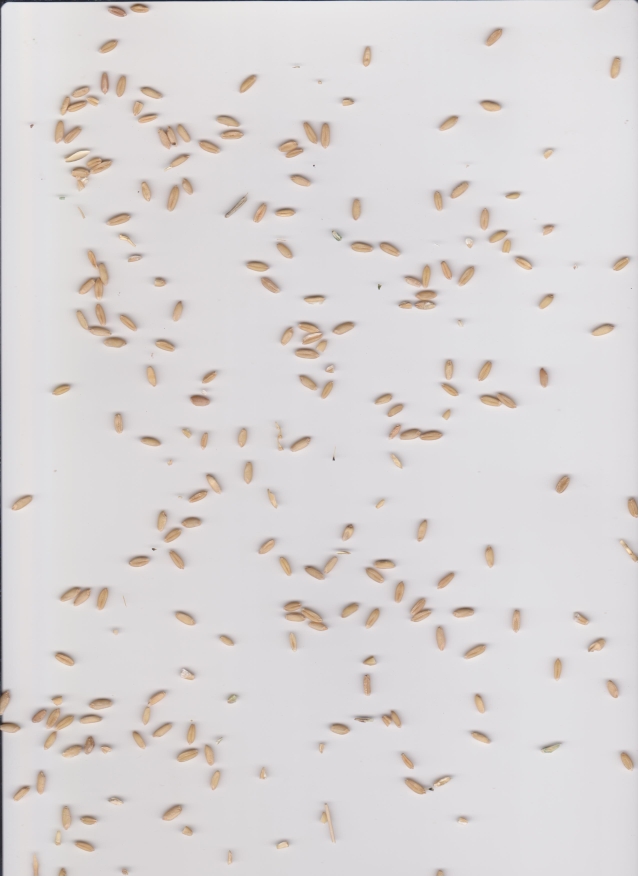
#> input picture data/4_2.jpg, 2550 x 3501 px (shown at 1/4 size)
$ jupyter execute test.ipynb
#> lines starting #> are read from the running program, lines starting #| are printed output that depends on the picture; after the words box and inside, x2 and y2 are one past the last pixel; in counts of white or black regions, pixels touching at a corner belong together
[cell 1]
import cv2 as cv
import numpy as np
import matplotlib.pyplot as plt

[cell 2]
image = cv.imread('../data/4_2.jpg')
#> image is the input picture: shape (3501, 2550, 3); mean B, G, R 214.7, 214.5, 218.4
# image = cv.resize(image, (745, 1024))

[cell 3]
image.shape

[cell 4]
cv.imshow('image', image)
cv.waitKey(500000)
cv.destroyAllWindows()

[cell 5]
hsi_image = cv.cvtColor(image, cv.COLOR_BGR2HSV_FULL)
#> hsi_image: shape (3501, 2550, 3); mean H, S, V 176, 7.7, 219.1
saturation_component = hsi_image[:, :, 1]
_, thresholdImage = cv.threshold(saturation_component, 30, 255, cv.THRESH_BINARY)
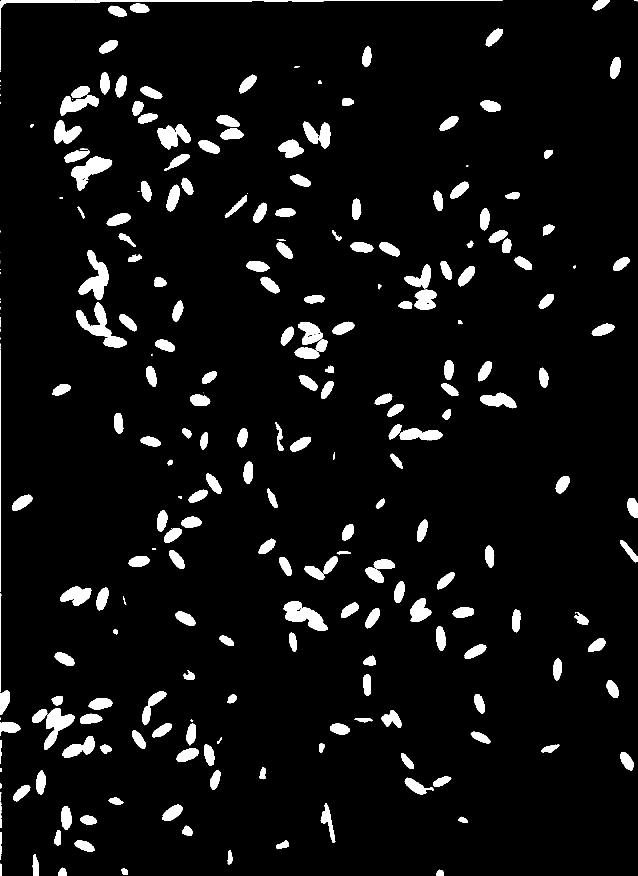
#> thresholdImage: shape (3501, 2550) (shown at 1/4 size); 5.8% white; 323 white regions (84 under 20 px), largest, box (x1, y1, x2, y2) and area: (305, 1209, 508, 1390) 11381, (0, 0, 2011, 112) 10461, (314, 1000, 435, 1200) 10313

grayImage = cv.cvtColor(image, cv.COLOR_BGR2GRAY)
grayImage = 255 - grayImage
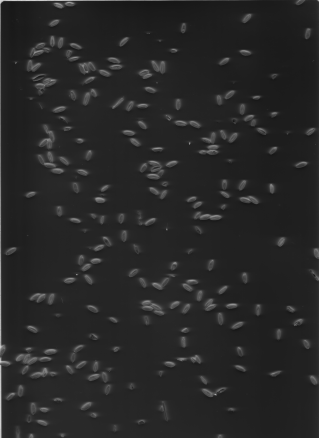
#> grayImage: shape (3501, 2550) (shown at 1/8 size); min 8, max 226, mean 39.3
_, thresholdImage = cv.threshold(grayImage, 50, 255, cv.THRESH_BINARY)
#> thresholdImage: shape (3501, 2550); 9.9% white; 327 white regions (136 under 20 px)

copyImage = image.copy()
numLabels, labels, stats, centroids = cv.connectedComponentsWithStats(thresholdImage, connectivity=8)
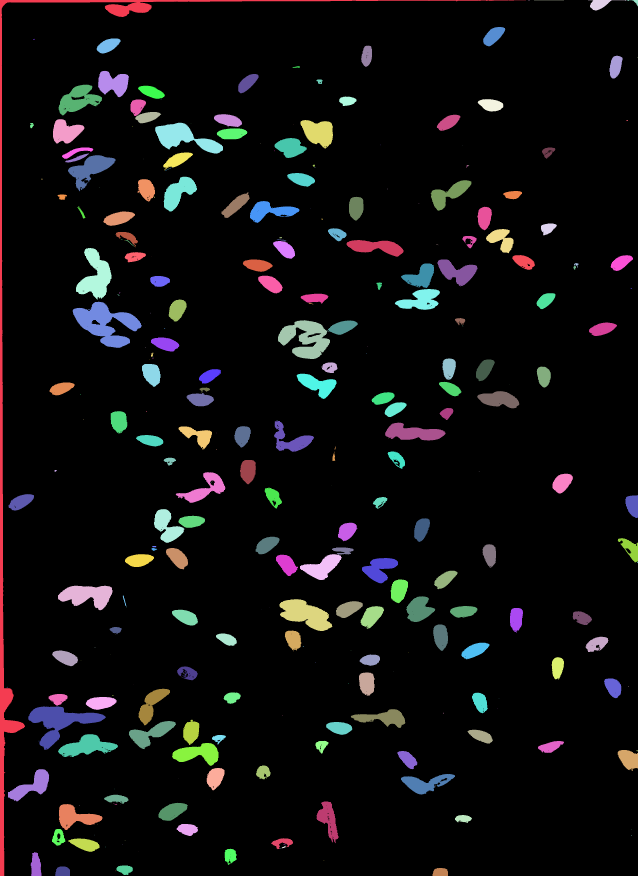
#> labels: shape (3501, 2550) int32 (shown at 1/4 size); 328 distinct labels, from 0 to 327; one colour per label, 0 black
#> numLabels = 328; stats = 328 rows, first 6: [7, 0, 2543, 3501, 8043086], [0, 0, 2104, 3501, 65132], [2112, 0, 8, 1, 8], [2136, 0, 120, 1, 120], [2352, 0, 155, 42, 2434], [2509, 0, 41, 25, 243]; centroids = 328 pairs, first value 28.38 to 2548.6, second value 0 to 3487.3

contours, _ = cv.findContours(thresholdImage, cv.RETR_EXTERNAL, cv.CHAIN_APPROX_SIMPLE)
#> contours = 324 contours, 139 with area under 20; largest, box (x1, y1, x2, y2) and area: (0, 0, 2104, 3501) 59266, (291, 1206, 568, 1391) 23888, (113, 2826, 424, 2999) 20194, (1112, 1281, 1320, 1436) 18617, (1118, 2397, 1330, 2524) 15482
cv.drawContours(copyImage, contours, -1, (255), thickness=cv.FILLED)
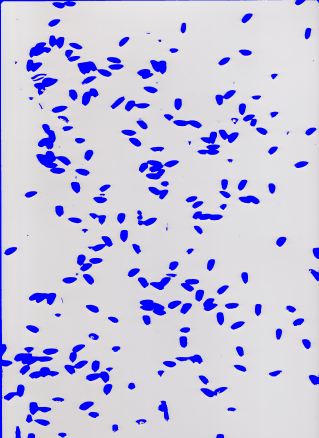
#> copyImage: shape (3501, 2550, 3) (shown at 1/8 size); mean B, G, R 224.5, 197.5, 199.6


# [4 lines of commented-out code are left out]

cv.imshow('image', image)
cv.imshow('grayImage', grayImage)
cv.imshow('saturation_component', saturation_component)
cv.imshow('copyImage', copyImage)
cv.imshow('thresholdImage',thresholdImage)
cv.waitKey(0)
cv.destroyAllWindows()

[cell 6]
len(contours)
#> Out = 324

[cell 7]
for i, contour in enumerate(contours):
    x, y, w, h = cv.boundingRect(contour)
    if w*h <10:
        continue
    # Crop the region of interest from the original image
    roi = image[y:y+h, x:x+w]

    # Create a transparent image of the same size as the contour
    transparent_img = np.zeros((h, w, 4), dtype=np.uint8)

    # Create a mask image with the contour filled with white color (255)
    mask = np.zeros((h, w), dtype=np.uint8)
    cv.drawContours(mask, [contour - (x, y)], 0, (255), -1)

    # Copy the cropped region of interest to the transparent image where the mask is white
    transparent_img[:, :, :3] = roi
    transparent_img[:, :, 3] = mask

    cv.imwrite(f"../data/objects/wheat/contour_{i+3600}.png", transparent_img)
#> this loop made 324 passes
#> (x, y, w, h) on passes 2 to 4: (1730, 3472, 62, 29), (221, 3466, 59, 35), (466, 3462, 65, 38)
#> pass 3, `roi = image[y:y+h, x:x+w]`:
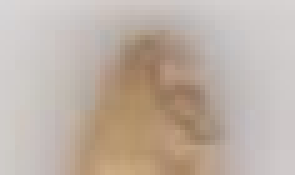
#> roi: shape (35, 59, 3) (shown 5 times larger); mean B, G, R 166, 177.1, 190.7
#> after the loop:
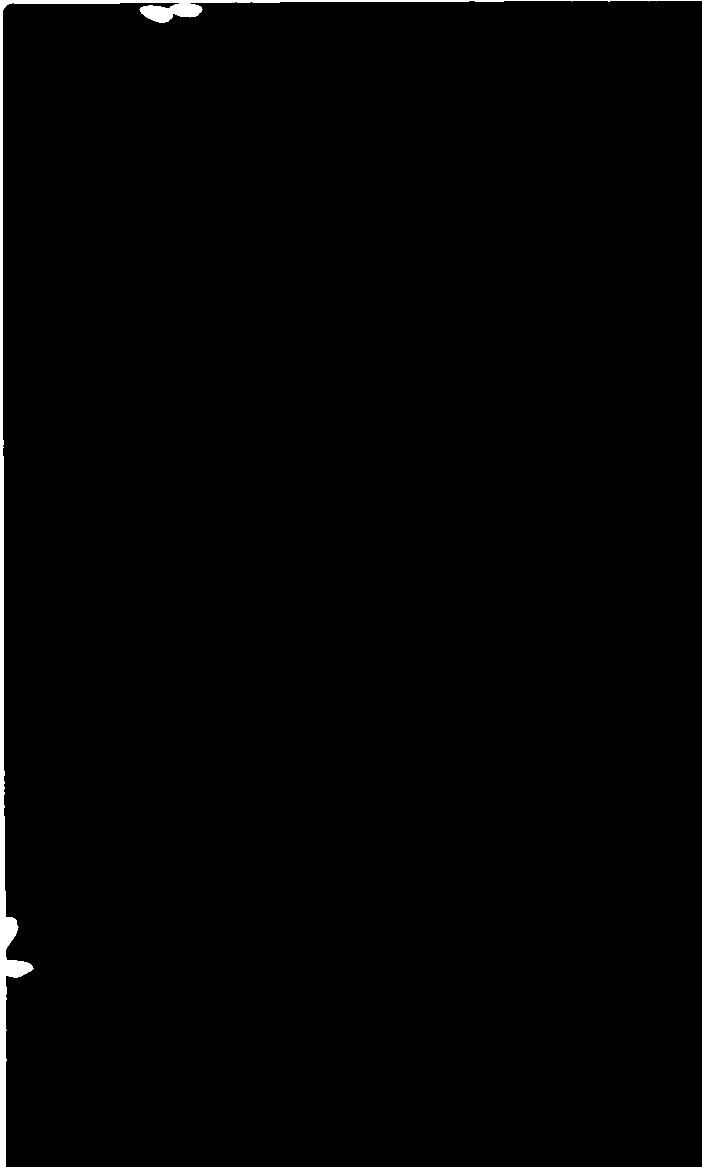
#> mask: shape (3501, 2104) (shown at 1/3 size); 0.88% white; 1 white region, box (x1, y1, x2, y2) and area: (0, 0, 2104, 3501) 65150
#> after the loop:
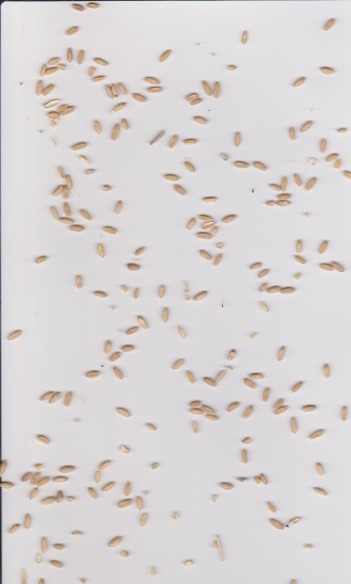
#> transparent_img: shape (3501, 2104, 4) (shown at 1/6 size); mean B, G, R, A 213, 213.2, 217.4, 2.3

[cell 8]
histogram_r = cv.calcHist([image], [0], None, [256], [0, 256])
#> histogram_r = 256 values, max 779201 at index 220, min 0 at index 0, mean 34873.2
histogram_g = cv.calcHist([image], [1], None, [256], [0, 256])
#> histogram_g = 256 values, max 1068233 at index 217, min 0 at index 0, mean 34873.2
histogram_b = cv.calcHist([image], [2], None, [256], [0, 256])
#> histogram_b = 256 values, max 1026061 at index 223, min 0 at index 0, mean 34873.2

# Plot histograms
plt.figure(figsize=(10, 6))
plt.title('Color Histogram')
plt.xlabel('Intensity')
plt.ylabel('Frequency')
plt.plot(histogram_r, color='red', label='Red')
plt.plot(histogram_g, color='green', label='Green')
plt.plot(histogram_b, color='blue', label='Blue')
plt.legend()
plt.grid()
plt.show()
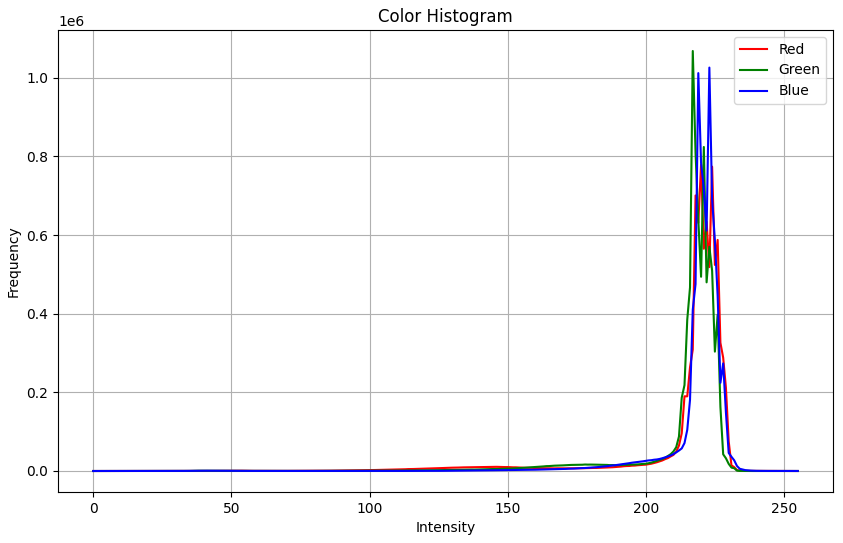
#> figure drawn by matplotlib, 1 panel; curve peaks at x = 220, y = 779201; curve peaks at x = 217, y = 1068233; curve peaks at x = 223, y = 1026061

$ run again, with data/1_1.jpg copied over data/4_2.jpg
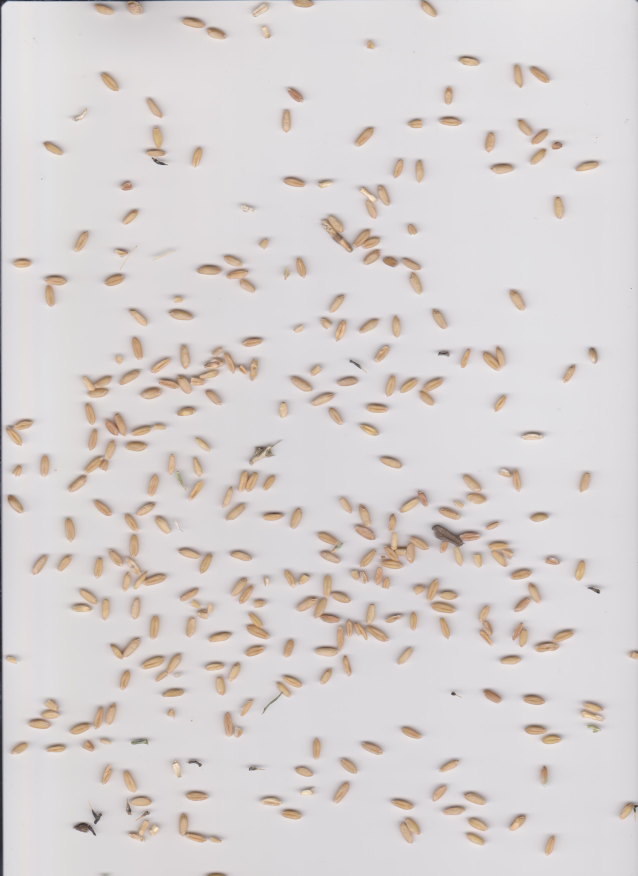
#> input picture data/1_1.jpg, 2550 x 3501 px (shown at 1/4 size)
#> image is the input picture: shape (3501, 2550, 3); mean B, G, R 210.2, 210.7, 215.9
#> hsi_image: shape (3501, 2550, 3); mean H, S, V 171.5, 10.2, 216.4
#> labels: shape (3501, 2550) int32; 333 distinct labels, from 0 to 332
#> numLabels = 333; stats = 333 rows, first 6: [8, 0, 2542, 3501, 7582989], [0, 0, 1384, 3501, 80824], [1432, 0, 56, 1, 56], [1643, 0, 8, 1, 8], [1662, 0, 94, 69, 3610], [2537, 0, 13, 14, 101]; centroids = 333 pairs, first value 14 to 2549, second value 0 to 3498
#> contours = 331 contours, 128 with area under 20; largest, box (x1, y1, x2, y2) and area: (1380, 2046, 2069, 2356) 79886, (0, 0, 1384, 3501) 75549, (1120, 2271, 1688, 2626) 62032, (620, 1379, 1048, 1576) 29746, (360, 2130, 683, 2366) 29696
#> `len(contours)`: Out = 331
#> the loop `for i, contour in enumerate(contours):` made 331 passes
#> (x, y, w, h) on passes 2 to 4: (392, 3488, 58, 13), (803, 3484, 121, 17), (45, 3394, 3, 3)
#> after the loop `for i, contour in enumerate(contours):`:
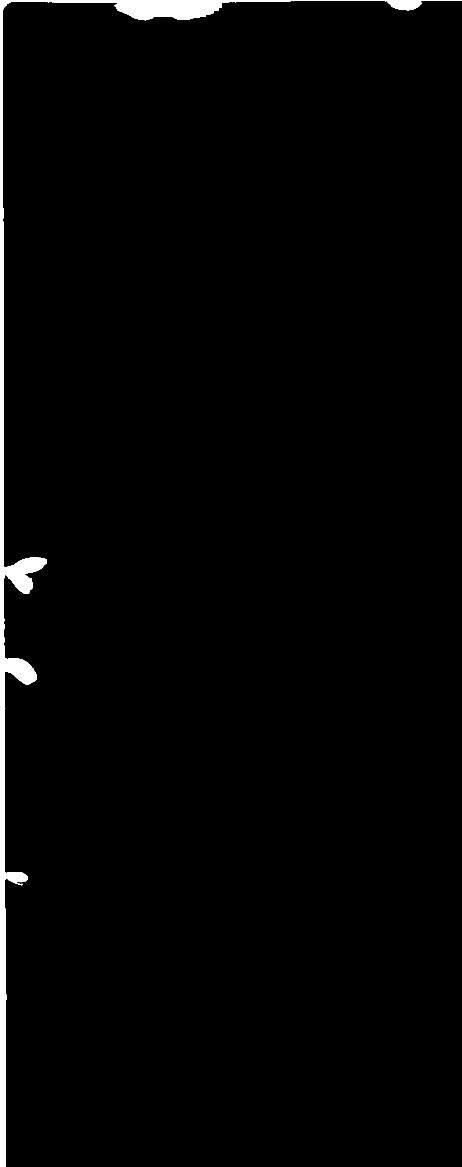
#> mask: shape (3501, 1384) (shown at 1/3 size); 1.7% white; 1 white region, box (x1, y1, x2, y2) and area: (0, 0, 1384, 3501) 80842
#> histogram_r = 256 values, max 855429 at index 222, min 0 at index 0, mean 34873.2
#> histogram_g = 256 values, max 851722 at index 221, min 0 at index 0, mean 34873.2
#> histogram_b = 256 values, max 946575 at index 223, min 0 at index 0, mean 34873.2
#> `plt.show()`:
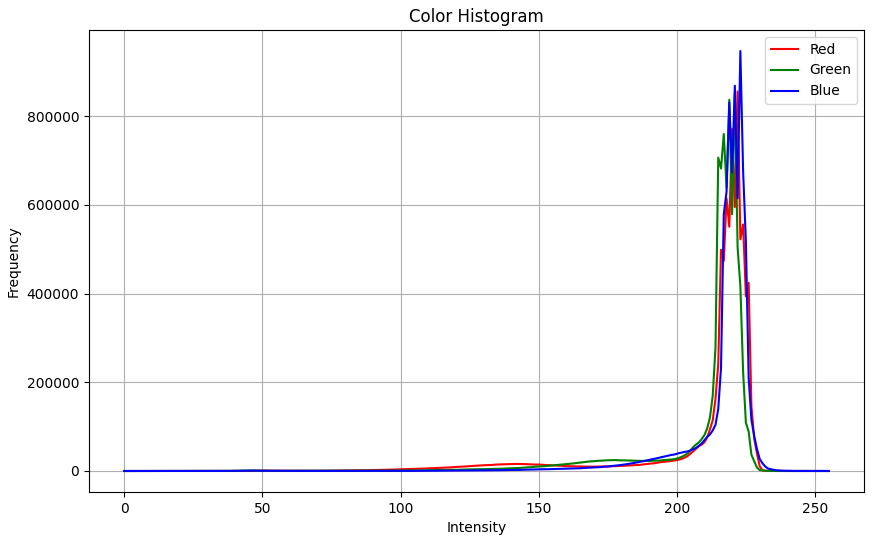
#> figure drawn by matplotlib, 1 panel; curve peaks at x = 222, y = 855429; curve peaks at x = 221, y = 851722; curve peaks at x = 223, y = 946575

$ run again, with data/1_2.jpg copied over data/4_2.jpg
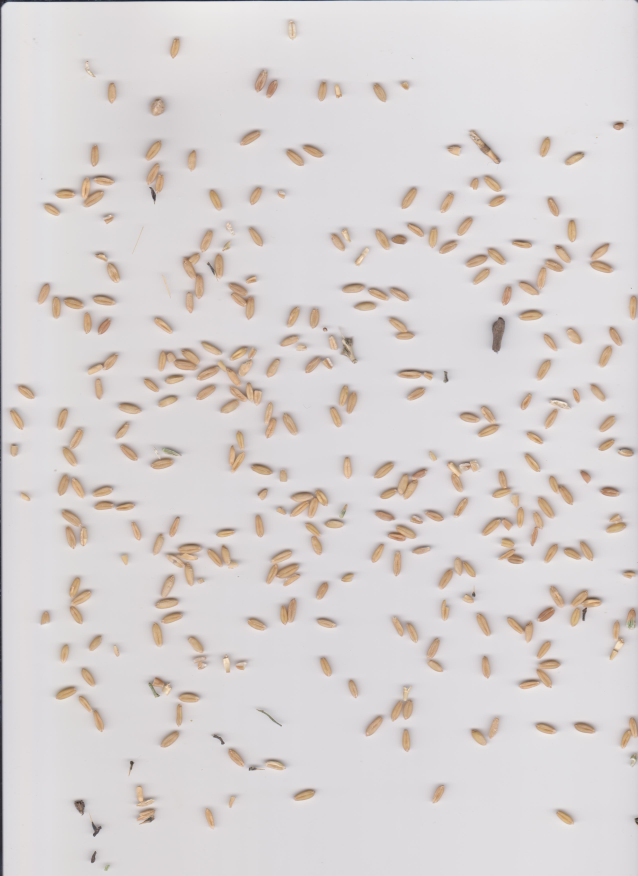
#> input picture data/1_2.jpg, 2550 x 3501 px (shown at 1/4 size)
#> image is the input picture: shape (3501, 2550, 3); mean B, G, R 210.7, 211.3, 216.5
#> hsi_image: shape (3501, 2550, 3); mean H, S, V 174.6, 10.2, 217.1
#> labels: shape (3501, 2550) int32; 335 distinct labels, from 0 to 334
#> numLabels = 335; stats = 335 rows, first 6: [8, 0, 2542, 3501, 7617387], [0, 0, 2057, 3501, 53314], [2532, 0, 18, 15, 132], [1827, 3, 1, 2, 2], [2408, 2, 1, 2, 2], [1149, 78, 43, 77, 1679]; centroids = 335 pairs, first value 14 to 2549, second value 2.5 to 3463.3
#> contours = 331 contours, 130 with area under 20; largest, box (x1, y1, x2, y2) and area: (616, 1359, 1206, 1754) 73444, (0, 0, 2057, 3501) 47764, (600, 2058, 976, 2345) 33902, (1916, 1876, 2229, 2186) 30435, (2011, 2337, 2424, 2571) 30176
#> `len(contours)`: Out = 331
#> the loop `for i, contour in enumerate(contours):` made 331 passes
#> (x, y, w, h) on passes 1, 2, 5: (1287, 3450, 1, 1), (408, 3448, 42, 36), (344, 3396, 53, 58)
#> after the loop `for i, contour in enumerate(contours):`:
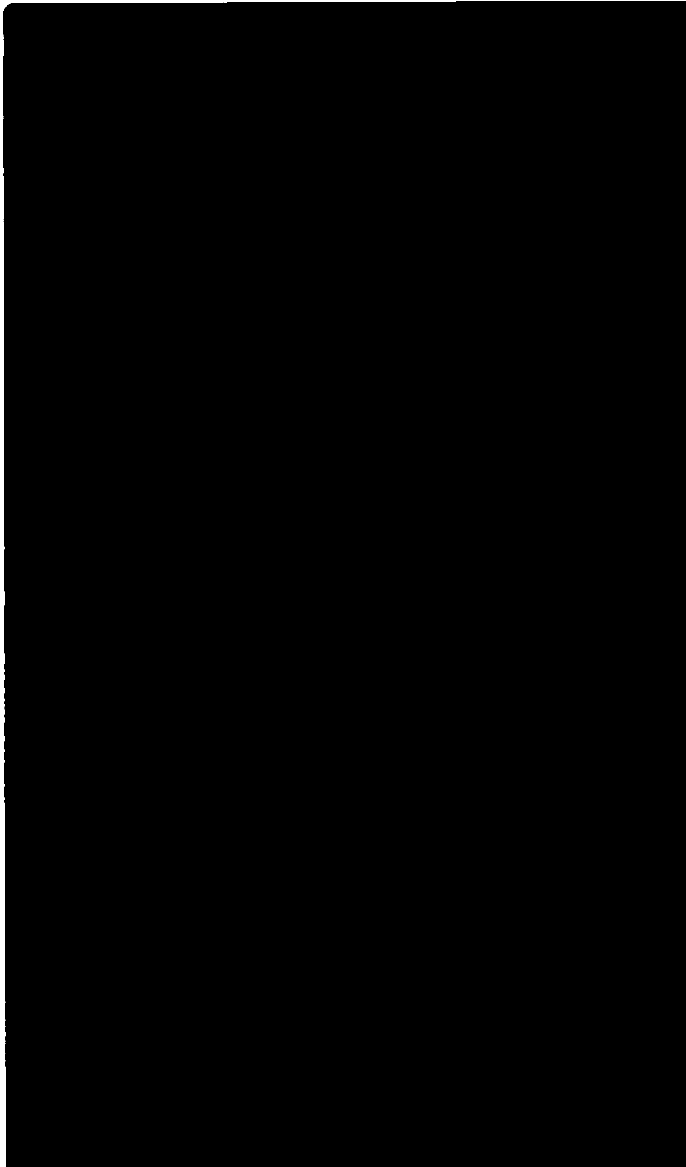
#> mask: shape (3501, 2057) (shown at 1/3 size); 0.74% white; 1 white region, box (x1, y1, x2, y2) and area: (0, 0, 2057, 3501) 53314
#> histogram_r = 256 values, max 868754 at index 220, min 0 at index 0, mean 34873.2
#> histogram_g = 256 values, max 1084107 at index 217, min 0 at index 0, mean 34873.2
#> histogram_b = 256 values, max 1119044 at index 219, min 0 at index 0, mean 34873.2
#> `plt.show()`:
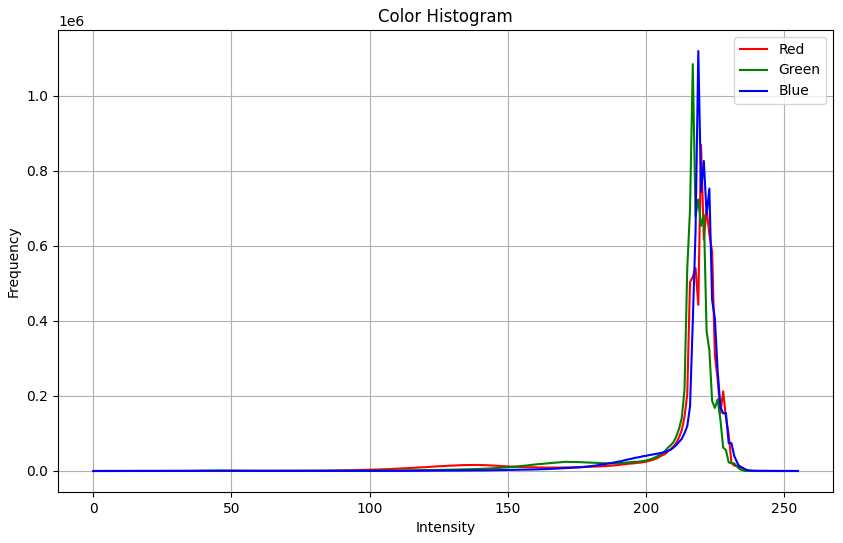
#> figure drawn by matplotlib, 1 panel; curve peaks at x = 220, y = 868754; curve peaks at x = 217, y = 1084107; curve peaks at x = 219, y = 1119044
